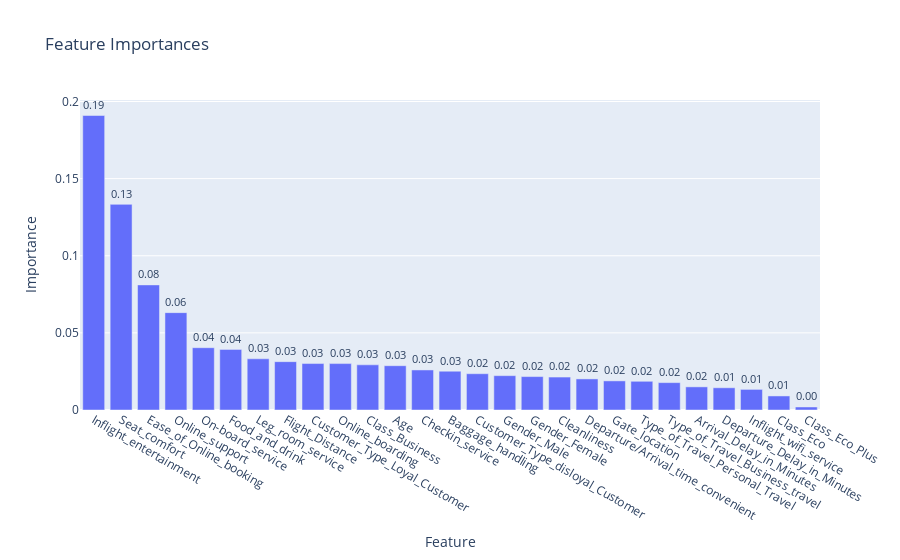

Notebook code cell kept with this figure:
### Code cell
# Même chose avec un graph 

import plotly.express as px

fig = px.bar(feature_importance_df, x='Feature', y='Importance', title='Feature Importances', text='Importance')

fig.update_traces(texttemplate='%{text:.2f}', textposition='outside')
fig.update_layout(uniformtext_minsize=8, uniformtext_mode='hide')

fig.show()

### Figure 1 — Plotly figure (JSON) as saved in the notebook; plotly's stock layout.template omitted (floating-point values rounded to 4 significant figures)
{"data": [{"alignmentgroup": "True", "hovertemplate": "Feature=%{x}<br>Importance=%{text}<extra></extra>", "legendgroup": "", "marker": {"color": "#636efa", "pattern": {"shape": ""}}, "name": "", "offsetgroup": "", "orientation": "v", "showlegend": false, "text": [0.1909, 0.1333, 0.0811, 0.06312, 0.04039, 0.0393, 0.03319, 0.03134, 0.03011, 0.0301, 0.02929, 0.02872, 0.02596, 0.02513, 0.02353, 0.02226, 0.02167, 0.02136, 0.02015, 0.01887, 0.01861, 0.01775, 0.015, 0.0144, 0.01335, 0.00911, 0.00196], "textposition": "outside", "texttemplate": "%{text:.2f}", "type": "bar", "x": ["Inflight_entertainment", "Seat_comfort", "Ease_of_Online_booking", "Online_support", "On-board_service", "Food_and_drink", "Leg_room_service", "Flight_Distance", "Customer_Type_Loyal_Customer", "Online_boarding", "Class_Business", "Age", "Checkin_service", "Baggage_handling", "Customer_Type_disloyal_Customer", "Gender_Male", "Gender_Female", "Cleanliness", "Departure/Arrival_time_convenient", "Gate_location", "Type_of_Travel_Personal_Travel", "Type_of_Travel_Business_travel", "Arrival_Delay_in_Minutes", "Departure_Delay_in_Minutes", "Inflight_wifi_service", "Class_Eco", "Class_Eco_Plus"], "xaxis": "x", "y": [0.1909, 0.1333, 0.0811, 0.06312, 0.04039, 0.0393, 0.03319, 0.03134, 0.03011, 0.0301, 0.02929, 0.02872, 0.02596, 0.02513, 0.02353, 0.02226, 0.02167, 0.02136, 0.02015, 0.01887, 0.01861, 0.01775, 0.015, 0.0144, 0.01335, 0.00911, 0.00196], "yaxis": "y"}], "layout": {"barmode": "relative", "legend": {"tracegroupgap": 0}, "title": {"text": "Feature Importances"}, "uniformtext": {"minsize": 8, "mode": "hide"}, "xaxis": {"anchor": "y", "domain": [0, 1], "title": {"text": "Feature"}}, "yaxis": {"anchor": "x", "domain": [0, 1], "title": {"text": "Importance"}}}}
